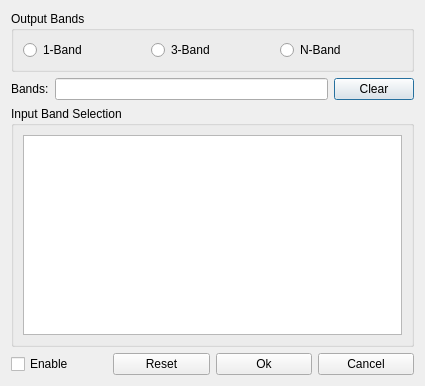
<?xml version="1.0" encoding="UTF-8"?>
<ui version="4.0">
 <class>BandSelectorEditor</class>
 <widget class="QDialog" name="BandSelectorEditor">
  <property name="geometry">
   <rect>
    <x>0</x>
    <y>0</y>
    <width>425</width>
    <height>386</height>
   </rect>
  </property>
  <property name="windowTitle">
   <string>Dialog</string>
  </property>
  <layout class="QVBoxLayout" name="verticalLayout_2">
   <item>
    <widget class="QGroupBox" name="m_outputBandGroup">
     <property name="title">
      <string>Output Bands</string>
     </property>
     <layout class="QHBoxLayout" name="horizontalLayout_3">
      <item>
       <widget class="QRadioButton" name="m_oneBandButton">
        <property name="text">
         <string>1-Band</string>
        </property>
       </widget>
      </item>
      <item>
       <widget class="QRadioButton" name="m_threeBandButton">
        <property name="text">
         <string>3-Band</string>
        </property>
       </widget>
      </item>
      <item>
       <widget class="QRadioButton" name="m_nBandButton">
        <property name="text">
         <string>N-Band</string>
        </property>
       </widget>
      </item>
     </layout>
    </widget>
   </item>
   <item>
    <layout class="QHBoxLayout" name="m_bandInputLayout">
     <item>
      <widget class="QLabel" name="m_bandsLabel">
       <property name="text">
        <string>Bands:</string>
       </property>
      </widget>
     </item>
     <item>
      <widget class="QLineEdit" name="m_bandInput">
       <property name="maxLength">
        <number>32767</number>
       </property>
       <property name="readOnly">
        <bool>false</bool>
       </property>
      </widget>
     </item>
     <item>
      <widget class="QPushButton" name="m_clearBandInputButton">
       <property name="text">
        <string>Clear</string>
       </property>
      </widget>
     </item>
    </layout>
   </item>
   <item>
    <widget class="QGroupBox" name="m_bandSelectionGroup">
     <property name="title">
      <string>Input Band Selection</string>
     </property>
     <layout class="QHBoxLayout" name="horizontalLayout">
      <item>
       <widget class="QListWidget" name="m_inputBandList"/>
      </item>
     </layout>
    </widget>
   </item>
   <item>
    <layout class="QHBoxLayout" name="m_buttonLayout">
     <item>
      <widget class="QCheckBox" name="m_enableButton">
       <property name="text">
        <string>Enable</string>
       </property>
      </widget>
     </item>
     <item>
      <widget class="QPushButton" name="m_resetButton">
       <property name="text">
        <string>Reset</string>
       </property>
      </widget>
     </item>
     <item>
      <widget class="QPushButton" name="m_okButton">
       <property name="text">
        <string>Ok</string>
       </property>
      </widget>
     </item>
     <item>
      <widget class="QPushButton" name="m_cancelButton">
       <property name="text">
        <string>Cancel</string>
       </property>
      </widget>
     </item>
    </layout>
   </item>
  </layout>
 </widget>
 <resources/>
 <connections/>
</ui>
